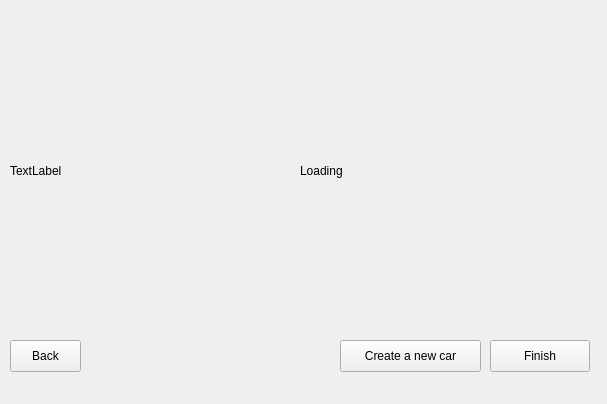
<?xml version="1.0" encoding="UTF-8"?>
<ui version="4.0">
 <class>finishWindow</class>
 <widget class="QMainWindow" name="finishWindow">
  <property name="geometry">
   <rect>
    <x>0</x>
    <y>0</y>
    <width>607</width>
    <height>404</height>
   </rect>
  </property>
  <property name="windowTitle">
   <string>MainWindow</string>
  </property>
  <widget class="QWidget" name="centralwidget">
   <widget class="QLabel" name="imageViewer">
    <property name="geometry">
     <rect>
      <x>300</x>
      <y>20</y>
      <width>291</width>
      <height>301</height>
     </rect>
    </property>
    <property name="text">
     <string>Loading</string>
    </property>
   </widget>
   <widget class="QPushButton" name="repeatButton">
    <property name="geometry">
     <rect>
      <x>340</x>
      <y>340</y>
      <width>141</width>
      <height>32</height>
     </rect>
    </property>
    <property name="text">
     <string>Create a new car</string>
    </property>
   </widget>
   <widget class="QPushButton" name="finishButton">
    <property name="geometry">
     <rect>
      <x>490</x>
      <y>340</y>
      <width>100</width>
      <height>32</height>
     </rect>
    </property>
    <property name="text">
     <string>Finish</string>
    </property>
   </widget>
   <widget class="QLabel" name="descriptionLabel">
    <property name="geometry">
     <rect>
      <x>10</x>
      <y>20</y>
      <width>271</width>
      <height>301</height>
     </rect>
    </property>
    <property name="text">
     <string>TextLabel</string>
    </property>
   </widget>
   <widget class="QPushButton" name="backButton">
    <property name="geometry">
     <rect>
      <x>10</x>
      <y>340</y>
      <width>71</width>
      <height>32</height>
     </rect>
    </property>
    <property name="text">
     <string>Back</string>
    </property>
   </widget>
  </widget>
  <widget class="QMenuBar" name="menubar">
   <property name="geometry">
    <rect>
     <x>0</x>
     <y>0</y>
     <width>607</width>
     <height>24</height>
    </rect>
   </property>
  </widget>
 </widget>
 <resources/>
 <connections/>
</ui>
